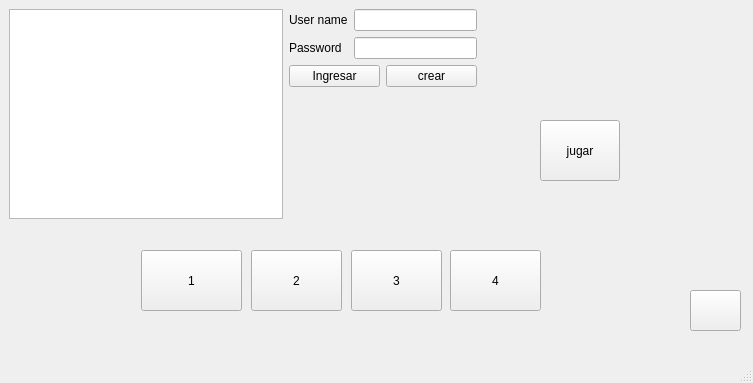
<?xml version="1.0" encoding="UTF-8"?>
<ui version="4.0">
 <class>MainWindow</class>
 <widget class="QMainWindow" name="MainWindow">
  <property name="geometry">
   <rect>
    <x>0</x>
    <y>0</y>
    <width>753</width>
    <height>383</height>
   </rect>
  </property>
  <property name="windowTitle">
   <string>MainWindow</string>
  </property>
  <property name="autoFillBackground">
   <bool>false</bool>
  </property>
  <property name="dockOptions">
   <set>QMainWindow::AllowNestedDocks|QMainWindow::AllowTabbedDocks|QMainWindow::AnimatedDocks</set>
  </property>
  <widget class="QWidget" name="centralwidget">
   <widget class="QWidget" name="widget_2" native="true">
    <property name="geometry">
     <rect>
      <x>9</x>
      <y>9</y>
      <width>274</width>
      <height>210</height>
     </rect>
    </property>
    <layout class="QGridLayout" name="gridLayout_3">
     <item row="0" column="0">
      <widget class="QGraphicsView" name="escena"/>
     </item>
    </layout>
   </widget>
   <widget class="QWidget" name="inicio" native="true">
    <property name="geometry">
     <rect>
      <x>289</x>
      <y>9</y>
      <width>188</width>
      <height>120</height>
     </rect>
    </property>
    <layout class="QGridLayout" name="gridLayout">
     <item row="1" column="0">
      <widget class="QLabel" name="respuesta">
       <property name="text">
        <string/>
       </property>
      </widget>
     </item>
     <item row="0" column="0">
      <layout class="QVBoxLayout" name="caja_ingreso_creacion">
       <item>
        <layout class="QFormLayout" name="name_password">
         <item row="0" column="0">
          <widget class="QLabel" name="user_name">
           <property name="text">
            <string>User name</string>
           </property>
          </widget>
         </item>
         <item row="0" column="1">
          <widget class="QLineEdit" name="username"/>
         </item>
         <item row="1" column="0">
          <widget class="QLabel" name="password">
           <property name="text">
            <string>Password</string>
           </property>
          </widget>
         </item>
         <item row="1" column="1">
          <widget class="QLineEdit" name="pw"/>
         </item>
        </layout>
       </item>
       <item>
        <layout class="QHBoxLayout" name="botones_ingresar_crear">
         <item>
          <widget class="QPushButton" name="ingresar">
           <property name="text">
            <string>Ingresar</string>
           </property>
          </widget>
         </item>
         <item>
          <widget class="QPushButton" name="crearU">
           <property name="text">
            <string>crear</string>
           </property>
          </widget>
         </item>
        </layout>
       </item>
      </layout>
     </item>
    </layout>
   </widget>
   <widget class="QWidget" name="niveles" native="true">
    <property name="geometry">
     <rect>
      <x>120</x>
      <y>240</y>
      <width>441</width>
      <height>80</height>
     </rect>
    </property>
    <widget class="QPushButton" name="nivel4">
     <property name="geometry">
      <rect>
       <x>330</x>
       <y>10</y>
       <width>91</width>
       <height>61</height>
      </rect>
     </property>
     <property name="text">
      <string>4</string>
     </property>
    </widget>
    <widget class="QPushButton" name="nivel1">
     <property name="geometry">
      <rect>
       <x>21</x>
       <y>10</y>
       <width>101</width>
       <height>61</height>
      </rect>
     </property>
     <property name="text">
      <string>1</string>
     </property>
    </widget>
    <widget class="QPushButton" name="nivel2">
     <property name="geometry">
      <rect>
       <x>131</x>
       <y>10</y>
       <width>91</width>
       <height>61</height>
      </rect>
     </property>
     <property name="text">
      <string>2</string>
     </property>
    </widget>
    <widget class="QPushButton" name="nivel3">
     <property name="geometry">
      <rect>
       <x>231</x>
       <y>10</y>
       <width>91</width>
       <height>61</height>
      </rect>
     </property>
     <property name="text">
      <string>3</string>
     </property>
    </widget>
   </widget>
   <widget class="QPushButton" name="tienda">
    <property name="geometry">
     <rect>
      <x>690</x>
      <y>290</y>
      <width>51</width>
      <height>41</height>
     </rect>
    </property>
    <property name="cursor">
     <cursorShape>OpenHandCursor</cursorShape>
    </property>
    <property name="mouseTracking">
     <bool>false</bool>
    </property>
    <property name="autoFillBackground">
     <bool>false</bool>
    </property>
    <property name="text">
     <string/>
    </property>
    <property name="icon">
     <iconset>
      <normalon>:/SPRITES_GAME/botones/compras1.webp</normalon>
     </iconset>
    </property>
    <property name="iconSize">
     <size>
      <width>51</width>
      <height>100</height>
     </size>
    </property>
   </widget>
   <widget class="QPushButton" name="jugar">
    <property name="geometry">
     <rect>
      <x>540</x>
      <y>120</y>
      <width>80</width>
      <height>61</height>
     </rect>
    </property>
    <property name="text">
     <string>jugar</string>
    </property>
   </widget>
  </widget>
  <widget class="QMenuBar" name="menubar">
   <property name="geometry">
    <rect>
     <x>0</x>
     <y>0</y>
     <width>753</width>
     <height>20</height>
    </rect>
   </property>
  </widget>
  <widget class="QStatusBar" name="statusbar"/>
 </widget>
 <tabstops>
  <tabstop>escena</tabstop>
 </tabstops>
 <resources/>
 <connections/>
</ui>
